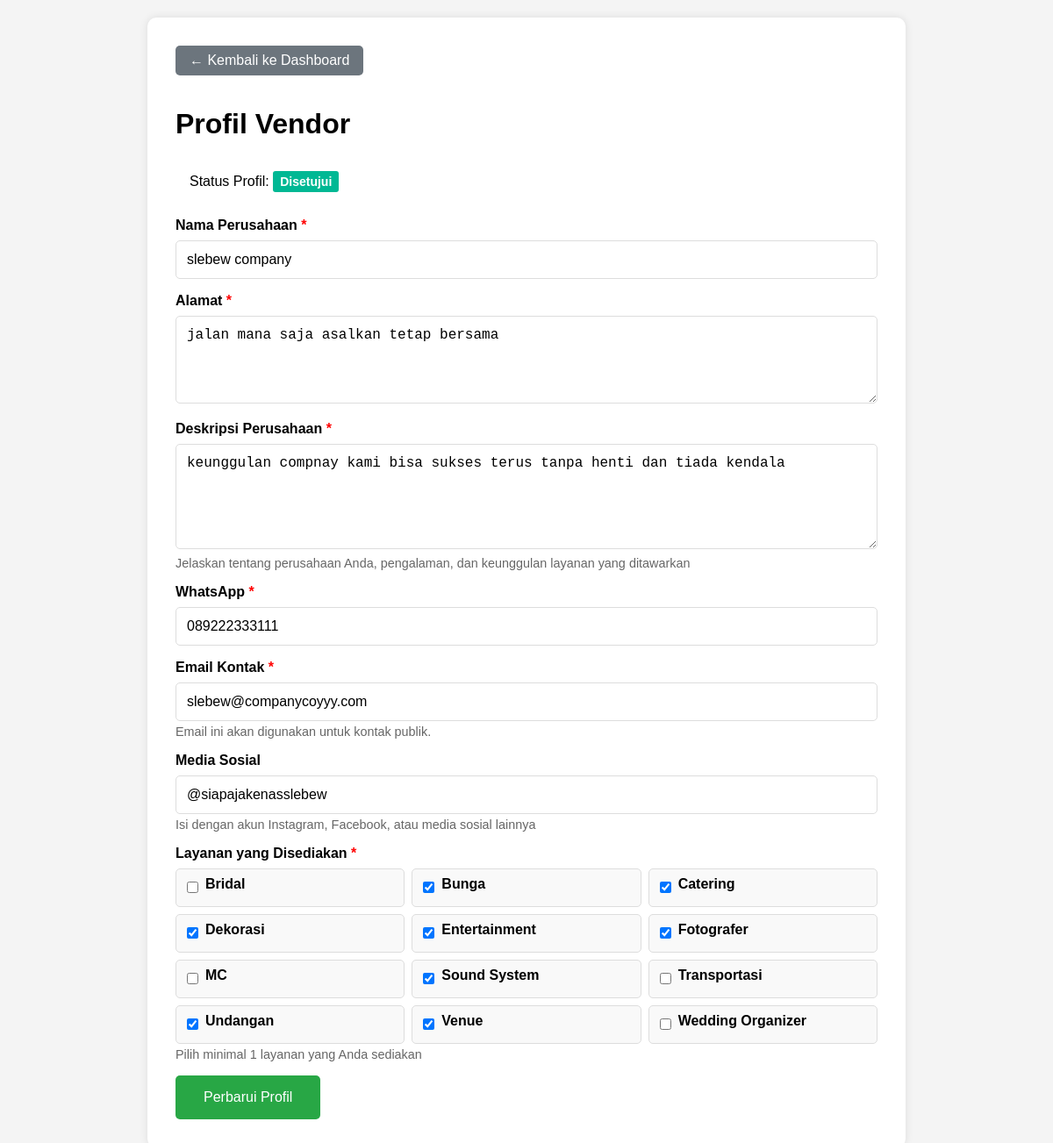
/vendor_profile.php (signed in), run on the app's committed database.
### tables this page shows
CREATE TABLE `vendor_profiles` (
  `id` int(11) NOT NULL,
  `user_id` int(11) NOT NULL,
  `company_name` varchar(255) NOT NULL,
  `description` text DEFAULT NULL,
  `address` text NOT NULL,
  `social_media` varchar(255) DEFAULT NULL,
  `whatsapp` varchar(20) DEFAULT NULL,
  `contact_email` varchar(255) DEFAULT NULL,
  `is_subscribed` tinyint(1) DEFAULT 0,
  `services` text NOT NULL,
  `status` enum('pending','approved','rejected') DEFAULT 'pending',
  `admin_notes` text DEFAULT NULL,
  `created_at` timestamp NOT NULL DEFAULT current_timestamp(),
  `updated_at` timestamp NOT NULL DEFAULT current_timestamp() ON UPDATE current_timestamp()
);

CREATE TABLE `vendor_categories` (
  `id` int(11) NOT NULL,
  `name` varchar(100) NOT NULL,
  `description` text DEFAULT NULL,
  `created_at` timestamp NOT NULL DEFAULT current_timestamp()
);

### vendor_profile.php (the view, shortened to what this page needs)
<?php
$database = new Database();
$pdo = $database->getConnection();
$user_id = $_SESSION['user_id'];
$stmt = $pdo->prepare("SELECT * FROM vendor_profiles WHERE user_id = ?");
$stmt->execute([$user_id]);
$existing_profile = $stmt->fetch();
$stmt = $pdo->prepare("SELECT * FROM vendor_categories ORDER BY name");
$stmt->execute();
$available_services = $stmt->fetchAll();
$selected_services = [];
if ($existing_profile && $existing_profile['services']) {
    $selected_services = json_decode($existing_profile['services'], true) ?: [];
}
?>
<!DOCTYPE html>
<html lang="id">
<head>
</head>
<body>
    <div class="container">
        <a href="vendor_dashboard.php" class="back-btn">← Kembali ke Dashboard</a>
        <h1>Profil Vendor</h1>
        <?php if ($existing_profile): ?>
            <div class="alert">
                Status Profil:
                <span class="status-badge status-<?php echo $existing_profile['status']; ?>">
                    <?php
                    switch($existing_profile['status']) {
                        case 'approved': echo 'Disetujui'; break;
                    }
                    ?>
                </span>
            </div>
        <?php endif; ?>
        <form method="POST">
            <div class="form-group">
                <label for="company_name">Nama Perusahaan <span class="required">*</span></label>
                <input type="text" id="company_name" name="company_name"
                        value="<?php echo $existing_profile ? htmlspecialchars($existing_profile['company_name']) : ''; ?>" required>
            </div>
            <div class="form-group">
                <label for="address">Alamat <span class="required">*</span></label>
                <textarea id="address" name="address" required><?php echo $existing_profile ? htmlspecialchars($existing_profile['address']) : ''; ?></textarea>
            </div>
            <div class="form-group">
                <label for="description">Deskripsi Perusahaan <span class="required">*</span></label>
                <textarea id="description" name="description" style="height: 120px;" required placeholder="Ceritakan tentang perusahaan Anda, pengalaman, keunggulan, dan mengapa klien harus memilih layanan Anda..."><?php echo $existing_profile ? htmlspecialchars($existing_profile['description']) : ''; ?></textarea>
                <small>Jelaskan tentang perusahaan Anda, pengalaman, dan keunggulan layanan yang ditawarkan</small>
            </div>
            <div class="form-group">
                <label for="whatsapp">WhatsApp <span class="required">*</span></label>
                <input type="tel" id="whatsapp" name="whatsapp"
                        value="<?php echo $existing_profile ? htmlspecialchars($existing_profile['whatsapp']) : ''; ?>"
                        placeholder="Contoh: 081234567890" required>
            </div>
            <div class="form-group">
                <label for="contact_email">Email Kontak <span class="required">*</span></label>
                <input type="email" id="contact_email" name="contact_email"
                        value="<?php echo $existing_profile ? htmlspecialchars($existing_profile['contact_email']) : ''; ?>"
                        placeholder="Contoh: email@perusahaan.com" required>
                <small>Email ini akan digunakan untuk kontak publik.</small>
            </div>
            <div class="form-group">
                <label for="social_media">Media Sosial</label>
                <input type="text" id="social_media" name="social_media"
                        value="<?php echo $existing_profile ? htmlspecialchars($existing_profile['social_media']) : ''; ?>"
                        placeholder="Contoh: @instagram_anda atau facebook.com/nama_anda">
                <small>Isi dengan akun Instagram, Facebook, atau media sosial lainnya</small>
            </div>
            <div class="form-group">
                <label>Layanan yang Disediakan <span class="required">*</span></label>
                <div class="services-grid">
                    <?php foreach ($available_services as $service): ?>
                        <div class="service-item">
                            <input type="checkbox"
                                        id="service_<?php echo $service['id']; ?>"
                                        name="services[]"
                                        value="<?php echo $service['name']; ?>"
                                        <?php echo in_array($service['name'], $selected_services) ? 'checked' : ''; ?>>
                            <label for="service_<?php echo $service['id']; ?>"><?php echo $service['name']; ?></label>
                        </div>
                    <?php endforeach; ?>
                </div>
                <small>Pilih minimal 1 layanan yang Anda sediakan</small>
            </div>
            <button type="submit" class="btn">
                <?php echo $existing_profile ? 'Perbarui Profil' : 'Simpan Profil'; ?>
            </button>
        </form>
    </div>
</body>
</html>

### vendor_profile.php (style rules this page uses)
body { font-family: Arial, sans-serif; margin: 0; padding: 20px; background-color: #f4f4f4; }
.container { max-width: 800px; margin: 0 auto; background: white; padding: 2rem; border-radius: 10px; box-shadow: 0 0 10px rgba(0,0,0,0.1); }
.form-group { margin-bottom: 1rem; }
label { display: block; margin-bottom: 0.5rem; font-weight: bold; }
input, textarea { width: 100%; padding: 0.75rem; border: 1px solid #ddd; border-radius: 5px; font-size: 1rem; box-sizing: border-box; }
textarea { height: 100px; resize: vertical; }
.form-group small { color: #666; font-size: 0.9rem; margin-top: 0.25rem; display: block; }
.services-grid { display: grid; grid-template-columns: repeat(auto-fit, minmax(200px, 1fr)); gap: 0.5rem; margin-top: 0.5rem; }
.service-item { display: flex; align-items: center; padding: 0.5rem; border: 1px solid #ddd; border-radius: 5px; background: #f9f9f9; }
.service-item input[type="checkbox"] { width: auto; margin-right: 0.5rem; }
.btn { background: #28a745; color: white; padding: 1rem 2rem; border: none; border-radius: 5px; cursor: pointer; font-size: 1rem; }
.back-btn { background: #6c757d; color: white; padding: 0.5rem 1rem; text-decoration: none; border-radius: 5px; display: inline-block; margin-bottom: 1rem; }
.alert { padding: 1rem; margin-bottom: 1rem; border-radius: 5px; }
.status-badge { padding: 0.25rem 0.5rem; border-radius: 3px; font-size: 0.875rem; font-weight: bold; }
.status-approved { background: #00b894; color: white; }
.required { color: red; }

### data on the page
vendor_profiles: company_name "slebew company", address "jalan mana saja asalkan tetap bersama", description "keunggulan compnay kami bisa sukses terus tanpa henti dan tiada kendala", whatsapp "089222333111", contact_email "slebew@companycoyyy.com", social_media "@siapajakenasslebew", services "☑"
vendor_categories: name "Bridal"
vendor_categories: name "Bunga"
vendor_categories: name "Catering"
vendor_categories: name "Dekorasi"
vendor_categories: name "Entertainment"
vendor_categories: name "Fotografer"
vendor_categories: name "MC"
vendor_categories: name "Sound System"
vendor_categories: name "Transportasi"
vendor_categories: name "Undangan"
vendor_categories: name "Venue"
vendor_categories: name "Wedding Organizer"
